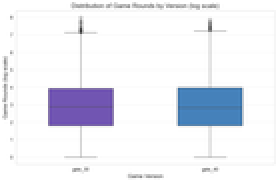
#> input picture reports/figures/3.3_dist_of_game_rounds_by_version_log.png, 139 x 91 px, shrunk from 833 x 548 before the run, found by its file name (shown 2 times larger)
$ python generate_grid.py
#> lines starting #> are read from the running program, lines starting #| are printed output that depends on the picture
from PIL import Image


def generate_grid(img_path1, img_path2, img_path3, img_path4, output_path):
    """
    Generate a 2x2 grid of images with varying sizes, centering each image in its cell.
    """
#> called with output_path = 'reports/figures/plots_grid.png'
    # Open images
    img1 = Image.open(img_path1)
#> img1 is the input picture: PIL image 139x91 RGBA; mean R, G, B, A 235.7, 237.2, 244.2, 255
    img2 = Image.open(img_path2)
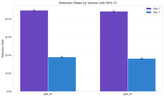
#> input picture reports/figures/4.3_retention_rates_by_version_95_ci.png, 164 x 97 px, shrunk from 984 x 584 before the run, found by its file name
#> img2 is the input picture: PIL image 164x97 RGBA; mean R, G, B, A 187.7, 186.8, 230.2, 255
    img3 = Image.open(img_path3)
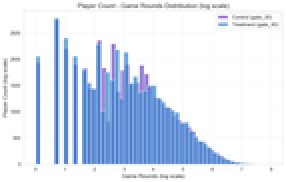
#> input picture reports/figures/4.4_player_count_game_rounds_dist_log.png, 143 x 91 px, shrunk from 856 x 548 before the run, found by its file name (shown 2 times larger)
#> img3 is the input picture: PIL image 143x91 RGBA; mean R, G, B, A 218.3, 227.5, 242.8, 255
    img4 = Image.open(img_path4)
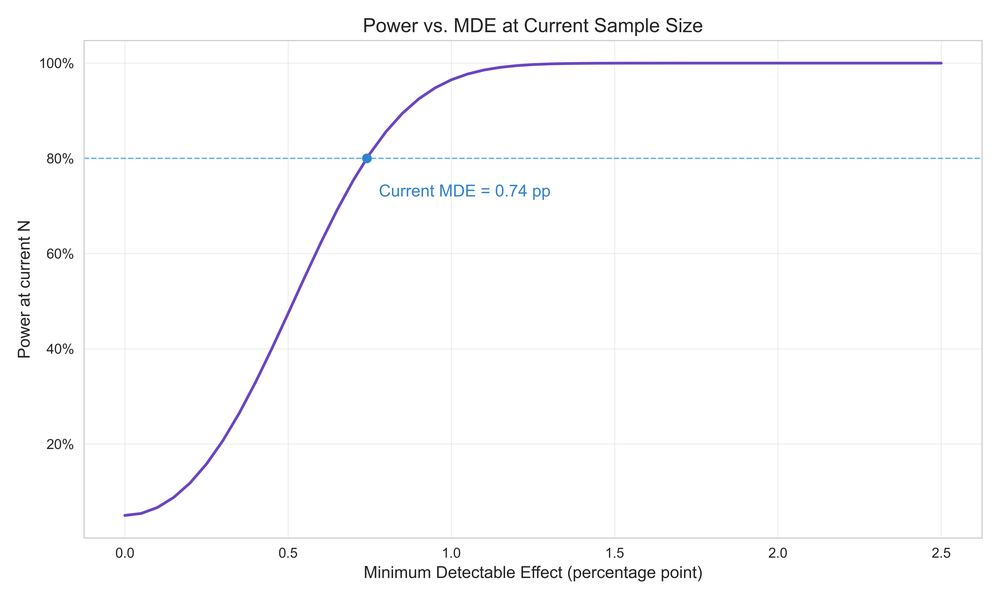
#> input picture reports/figures/5_power_vs_mde_at_current_n.png, 1000 x 600 px, shrunk from 6000 x 3600 before the run, found by its file name
#> img4 is the input picture: PIL image 1000x600 RGBA; mean R, G, B, A 251.8, 251.8, 252.6, 255

    # Get individual image sizes
    w1, h1 = img1.size
#> w1 = 139; h1 = 91
    w2, h2 = img2.size
#> w2 = 164; h2 = 97
    w3, h3 = img3.size
#> w3 = 143; h3 = 91
    w4, h4 = img4.size
#> w4 = 1000; h4 = 600

    # Determine cell dimensions by finding maximum width/height per column/row
    col1_width = max(w1, w3)  # left column max width
#> col1_width = 143
    col2_width = max(w2, w4)  # right column max width
#> col2_width = 1000
    row1_height = max(h1, h2)  # top row max height
#> row1_height = 97
    row2_height = max(h3, h4)  # bottom row max height
#> row2_height = 600

    # Overall canvas size
    canvas_width = col1_width + col2_width
#> canvas_width = 1143
    canvas_height = row1_height + row2_height
#> canvas_height = 697

    # Create a new blank image with white background
    combined_image = Image.new("RGB", (canvas_width, canvas_height), color="white")
#> combined_image: PIL image 1143x697 RGB; every value is 255

    # Calculate top-left positions for each image to center them in their respective cells
    # Top-left cell (for img1)
    pos1_x = (col1_width - w1) // 2
#> pos1_x = 2
    pos1_y = (row1_height - h1) // 2

    # Top-right cell (for img2)
    pos2_x = col1_width + (col2_width - w2) // 2
    pos2_y = (row1_height - h2) // 2

    # Bottom-left cell (for img3)
    pos3_x = (col1_width - w3) // 2
    pos3_y = row1_height + (row2_height - h3) // 2

    # Bottom-right cell (for img4)
    pos4_x = col1_width + (col2_width - w4) // 2
    pos4_y = row1_height + (row2_height - h4) // 2

    # Paste images onto the canvas at calculated positions
    combined_image.paste(img1, (pos1_x, pos1_y))
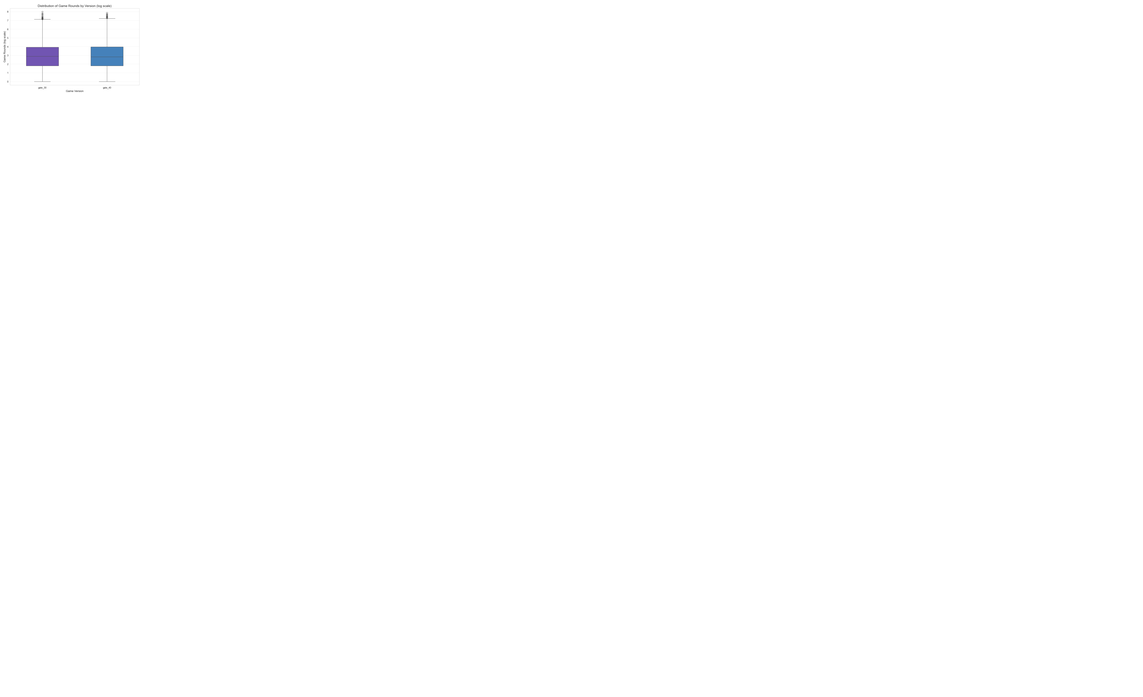
#> combined_image: PIL image 1143x697 RGB; mean R, G, B 254.7, 254.7, 254.8
    combined_image.paste(img2, (pos2_x, pos2_y))
    combined_image.paste(img3, (pos3_x, pos3_y))
    combined_image.paste(img4, (pos4_x, pos4_y))
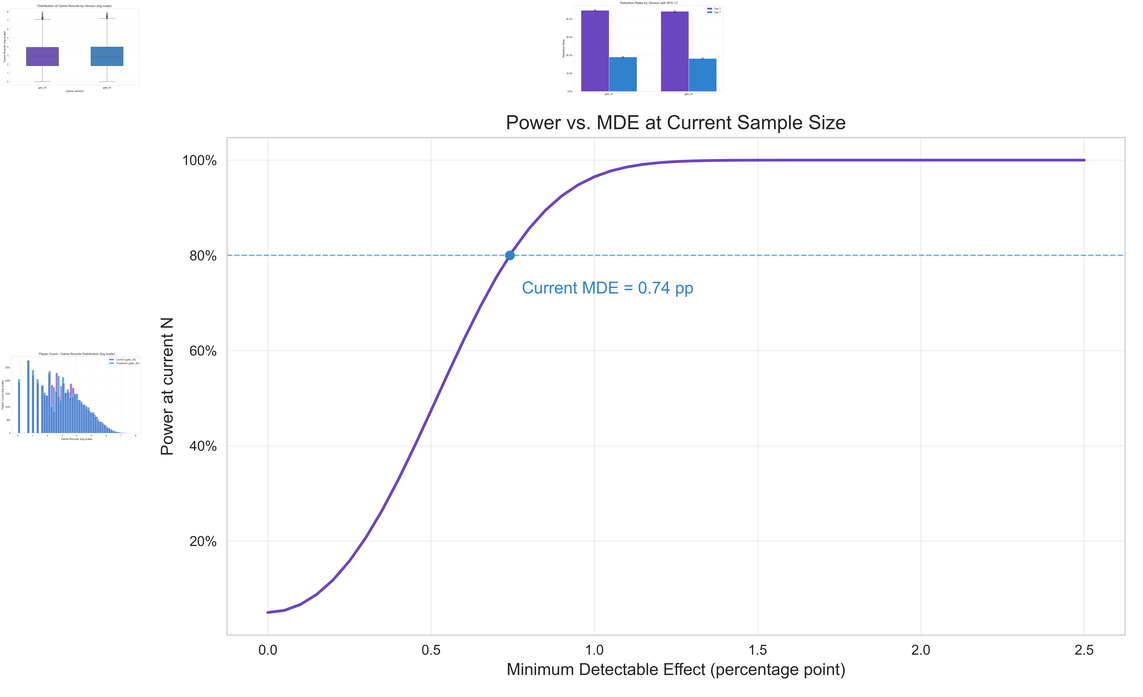
#> combined_image: PIL image 1143x697 RGB; mean R, G, B 250.3, 250.5, 252.3

    # Save the combined image
    combined_image.save(output_path)
    # combined_image.show()


generate_grid(
    img_path1="reports/figures/3.3_dist_of_game_rounds_by_version_log.png",
    img_path2="reports/figures/4.3_retention_rates_by_version_95_ci.png",
    img_path3="reports/figures/4.4_player_count_game_rounds_dist_log.png",
    img_path4="reports/figures/5_power_vs_mde_at_current_n.png",
    output_path="reports/figures/plots_grid.png",
)
